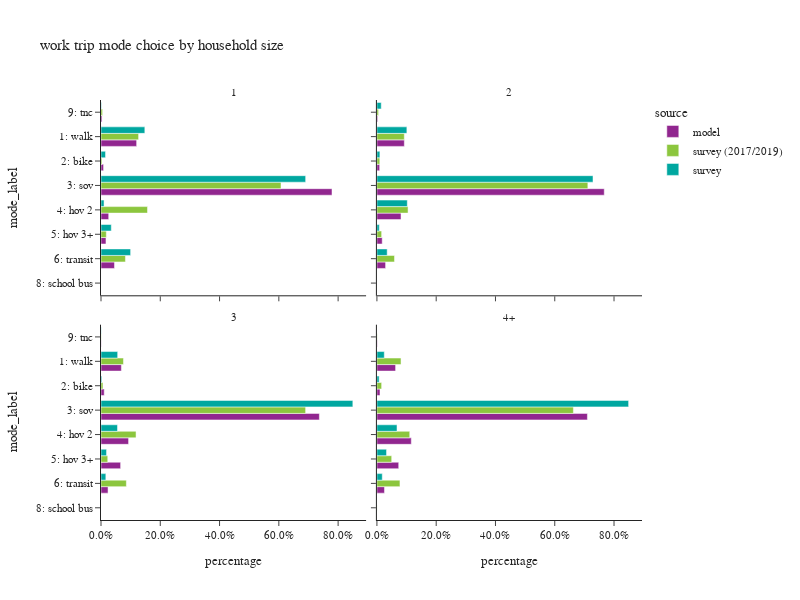

Notebook source saved alongside this figure:
### Code cell
plot_mode_choice(wk_trip,"hhsize_4+",
                 {"hhsize_4+":["1","2","3","4+"],
                  "mode_label":["1: walk","2: bike","3: sov","4: hov 2","5: hov 3+","6: transit",
                                   "8: school bus","9: other–survey only"]},
                 "household size",2,600)

### Figure 1 — Plotly figure (JSON) as saved in the notebook; plotly's stock layout.template omitted (floating-point values rounded to 4 significant figures)
{"data": [{"alignmentgroup": "True", "customdata": [[444], [32], [2879], [96], [62], [168], [13]], "hovertemplate": "source=model<br>hhsize_4+=1<br>percentage=%{x}<br>mode_label=%{y}<br>sample count=%{customdata[0]}<extra></extra>", "legendgroup": "model", "marker": {"color": "#91268F", "pattern": {"shape": ""}}, "name": "model", "offsetgroup": "model", "orientation": "h", "showlegend": true, "textposition": "auto", "type": "bar", "x": [0.1202, 0.008663, 0.7794, 0.02599, 0.01678, 0.04548, 0.003519], "xaxis": "x3", "y": ["1: walk", "2: bike", "3: sov", "4: hov 2", "5: hov 3+", "6: transit", "9: tnc"], "yaxis": "y3"}, {"alignmentgroup": "True", "customdata": [[843], [85], [6990], [741], [163], [267], [24]], "hovertemplate": "source=model<br>hhsize_4+=2<br>percentage=%{x}<br>mode_label=%{y}<br>sample count=%{customdata[0]}<extra></extra>", "legendgroup": "model", "marker": {"color": "#91268F", "pattern": {"shape": ""}}, "name": "model", "offsetgroup": "model", "orientation": "h", "showlegend": false, "textposition": "auto", "type": "bar", "x": [0.09251, 0.009327, 0.767, 0.08131, 0.01789, 0.0293, 0.002634], "xaxis": "x4", "y": ["1: walk", "2: bike", "3: sov", "4: hov 2", "5: hov 3+", "6: transit", "9: tnc"], "yaxis": "y4"}, {"alignmentgroup": "True", "customdata": [[379], [60], [4063], [513], [365], [131], [4]], "hovertemplate": "source=model<br>hhsize_4+=3<br>percentage=%{x}<br>mode_label=%{y}<br>sample count=%{customdata[0]}<extra></extra>", "legendgroup": "model", "marker": {"color": "#91268F", "pattern": {"shape": ""}}, "name": "model", "offsetgroup": "model", "orientation": "h", "showlegend": false, "textposition": "auto", "type": "bar", "x": [0.06872, 0.01088, 0.7367, 0.09302, 0.06618, 0.02375, 0.0007253], "xaxis": "x", "y": ["1: walk", "2: bike", "3: sov", "4: hov 2", "5: hov 3+", "6: transit", "9: tnc"], "yaxis": "y"}, {"alignmentgroup": "True", "customdata": [[629], [104], [7086], [1158], [734], [255], [12]], "hovertemplate": "source=model<br>hhsize_4+=4+<br>percentage=%{x}<br>mode_label=%{y}<br>sample count=%{customdata[0]}<extra></extra>", "legendgroup": "model", "marker": {"color": "#91268F", "pattern": {"shape": ""}}, "name": "model", "offsetgroup": "model", "orientation": "h", "showlegend": false, "textposition": "auto", "type": "bar", "x": [0.06304, 0.01042, 0.7102, 0.1161, 0.07356, 0.02556, 0.001203], "xaxis": "x2", "y": ["1: walk", "2: bike", "3: sov", "4: hov 2", "5: hov 3+", "6: transit", "9: tnc"], "yaxis": "y2"}, {"alignmentgroup": "True", "customdata": [[563], [63], [857], [96], [33], [455], [38]], "hovertemplate": "source=survey (2017/2019)<br>hhsize_4+=1<br>percentage=%{x}<br>mode_label=%{y}<br>sample count=%{customdata[0]}<extra></extra>", "legendgroup": "survey (2017/2019)", "marker": {"color": "#8CC63E", "pattern": {"shape": ""}}, "name": "survey (2017/2019)", "offsetgroup": "survey (2017/2019)", "orientation": "h", "showlegend": true, "textposition": "auto", "type": "bar", "x": [0.1269, 0.003245, 0.6073, 0.1569, 0.01794, 0.08242, 0.005293], "xaxis": "x3", "y": ["1: walk", "2: bike", "3: sov", "4: hov 2", "5: hov 3+", "6: transit", "9: tnc"], "yaxis": "y3"}, {"alignmentgroup": "True", "customdata": [[684], [112], [1594], [322], [69], [716], [8], [37]], "hovertemplate": "source=survey (2017/2019)<br>hhsize_4+=2<br>percentage=%{x}<br>mode_label=%{y}<br>sample count=%{customdata[0]}<extra></extra>", "legendgroup": "survey (2017/2019)", "marker": {"color": "#8CC63E", "pattern": {"shape": ""}}, "name": "survey (2017/2019)", "offsetgroup": "survey (2017/2019)", "orientation": "h", "showlegend": false, "textposition": "auto", "type": "bar", "x": [0.09244, 0.009748, 0.7117, 0.105, 0.01595, 0.05934, 0.0002581, 0.00554], "xaxis": "x4", "y": ["1: walk", "2: bike", "3: sov", "4: hov 2", "5: hov 3+", "6: transit", "8: school bus", "9: tnc"], "yaxis": "y4"}, {"alignmentgroup": "True", "customdata": [[141], [31], [537], [104], [39], [173], [3], [13]], "hovertemplate": "source=survey (2017/2019)<br>hhsize_4+=3<br>percentage=%{x}<br>mode_label=%{y}<br>sample count=%{customdata[0]}<extra></extra>", "legendgroup": "survey (2017/2019)", "marker": {"color": "#8CC63E", "pattern": {"shape": ""}}, "name": "survey (2017/2019)", "offsetgroup": "survey (2017/2019)", "orientation": "h", "showlegend": false, "textposition": "auto", "type": "bar", "x": [0.07582, 0.006578, 0.6904, 0.1182, 0.02276, 0.08555, 1.403e-05, 0.0007101], "xaxis": "x", "y": ["1: walk", "2: bike", "3: sov", "4: hov 2", "5: hov 3+", "6: transit", "8: school bus", "9: tnc"], "yaxis": "y"}, {"alignmentgroup": "True", "customdata": [[87], [33], [515], [73], [50], [130], [1], [3]], "hovertemplate": "source=survey (2017/2019)<br>hhsize_4+=4+<br>percentage=%{x}<br>mode_label=%{y}<br>sample count=%{customdata[0]}<extra></extra>", "legendgroup": "survey (2017/2019)", "marker": {"color": "#8CC63E", "pattern": {"shape": ""}}, "name": "survey (2017/2019)", "offsetgroup": "survey (2017/2019)", "orientation": "h", "showlegend": false, "textposition": "auto", "type": "bar", "x": [0.08136, 0.01593, 0.6629, 0.1107, 0.04988, 0.07776, 0.0005183, 0.0009589], "xaxis": "x2", "y": ["1: walk", "2: bike", "3: sov", "4: hov 2", "5: hov 3+", "6: transit", "8: school bus", "9: tnc"], "yaxis": "y2"}, {"alignmentgroup": "True", "customdata": [[164], [45], [436], [15], [17], [113], [4]], "hovertemplate": "source=survey<br>hhsize_4+=1<br>percentage=%{x}<br>mode_label=%{y}<br>sample count=%{customdata[0]}<extra></extra>", "legendgroup": "survey", "marker": {"color": "#00A7A0", "pattern": {"shape": ""}}, "name": "survey", "offsetgroup": "survey", "orientation": "h", "showlegend": true, "textposition": "auto", "type": "bar", "x": [0.1479, 0.01526, 0.6905, 0.01026, 0.0347, 0.09994, 0.001472], "xaxis": "x3", "y": ["1: walk", "2: bike", "3: sov", "4: hov 2", "5: hov 3+", "6: transit", "9: tnc"], "yaxis": "y3"}, {"alignmentgroup": "True", "customdata": [[127], [64], [580], [90], [20], [106], [6]], "hovertemplate": "source=survey<br>hhsize_4+=2<br>percentage=%{x}<br>mode_label=%{y}<br>sample count=%{customdata[0]}<extra></extra>", "legendgroup": "survey", "marker": {"color": "#00A7A0", "pattern": {"shape": ""}}, "name": "survey", "offsetgroup": "survey", "orientation": "h", "showlegend": false, "textposition": "auto", "type": "bar", "x": [0.1011, 0.0101, 0.729, 0.1025, 0.008015, 0.03464, 0.01459], "xaxis": "x4", "y": ["1: walk", "2: bike", "3: sov", "4: hov 2", "5: hov 3+", "6: transit", "9: tnc"], "yaxis": "y4"}, {"alignmentgroup": "True", "customdata": [[29], [12], [253], [11], [8], [21], [1]], "hovertemplate": "source=survey<br>hhsize_4+=3<br>percentage=%{x}<br>mode_label=%{y}<br>sample count=%{customdata[0]}<extra></extra>", "legendgroup": "survey", "marker": {"color": "#00A7A0", "pattern": {"shape": ""}}, "name": "survey", "offsetgroup": "survey", "orientation": "h", "showlegend": false, "textposition": "auto", "type": "bar", "x": [0.05625, 0.002707, 0.8497, 0.05565, 0.01873, 0.01628, 0.0007122], "xaxis": "x", "y": ["1: walk", "2: bike", "3: sov", "4: hov 2", "5: hov 3+", "6: transit", "9: tnc"], "yaxis": "y"}, {"alignmentgroup": "True", "customdata": [[12], [13], [293], [24], [12], [14]], "hovertemplate": "source=survey<br>hhsize_4+=4+<br>percentage=%{x}<br>mode_label=%{y}<br>sample count=%{customdata[0]}<extra></extra>", "legendgroup": "survey", "marker": {"color": "#00A7A0", "pattern": {"shape": ""}}, "name": "survey", "offsetgroup": "survey", "orientation": "h", "showlegend": false, "textposition": "auto", "type": "bar", "x": [0.0249, 0.007539, 0.8492, 0.06781, 0.0325, 0.01806], "xaxis": "x2", "y": ["1: walk", "2: bike", "3: sov", "4: hov 2", "5: hov 3+", "6: transit"], "yaxis": "y2"}], "layout": {"annotations": [{"font": {}, "showarrow": false, "text": "3", "x": 0.245, "xanchor": "center", "xref": "paper", "y": 0.465, "yanchor": "bottom", "yref": "paper"}, {"font": {}, "showarrow": false, "text": "4+", "x": 0.755, "xanchor": "center", "xref": "paper", "y": 0.465, "yanchor": "bottom", "yref": "paper"}, {"font": {}, "showarrow": false, "text": "1", "x": 0.245, "xanchor": "center", "xref": "paper", "y": 1.0, "yanchor": "bottom", "yref": "paper"}, {"font": {}, "showarrow": false, "text": "2", "x": 0.755, "xanchor": "center", "xref": "paper", "y": 1.0, "yanchor": "bottom", "yref": "paper"}], "barmode": "group", "height": 600, "legend": {"title": {"text": "source"}, "tracegroupgap": 0}, "title": {"text": "work trip mode choice by household size"}, "width": 800, "xaxis": {"anchor": "y", "domain": [0.0, 0.49], "tickformat": ".1%", "title": {"text": "percentage"}}, "xaxis2": {"anchor": "y2", "domain": [0.51, 1.0], "matches": "x", "tickformat": ".1%", "title": {"text": "percentage"}}, "xaxis3": {"anchor": "y3", "domain": [0.0, 0.49], "matches": "x", "showticklabels": false, "tickformat": ".1%"}, "xaxis4": {"anchor": "y4", "domain": [0.51, 1.0], "matches": "x", "showticklabels": false, "tickformat": ".1%"}, "yaxis": {"anchor": "x", "categoryarray": ["9: other–survey only", "8: school bus", "6: transit", "5: hov 3+", "4: hov 2", "3: sov", "2: bike", "1: walk"], "categoryorder": "array", "domain": [0.0, 0.465], "title": {"text": "mode_label"}}, "yaxis2": {"anchor": "x2", "domain": [0.0, 0.465], "matches": "y", "showticklabels": false}, "yaxis3": {"anchor": "x3", "categoryarray": ["9: other–survey only", "8: school bus", "6: transit", "5: hov 3+", "4: hov 2", "3: sov", "2: bike", "1: walk"], "categoryorder": "array", "domain": [0.535, 1.0], "matches": "y", "title": {"text": "mode_label"}}, "yaxis4": {"anchor": "x4", "domain": [0.535, 1.0], "matches": "y", "showticklabels": false}}}
